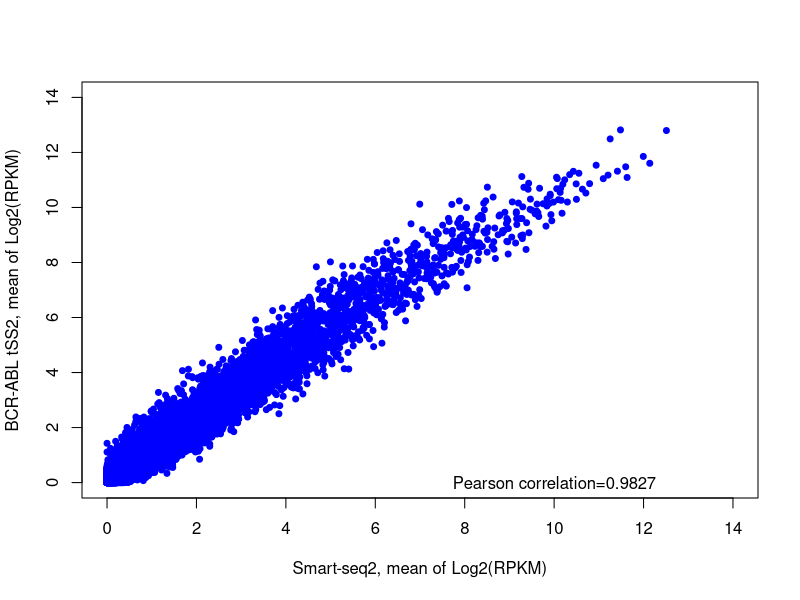

Write the R code that produced this figure.
#############################################################
#Author: Supat Thongjuea, MRC Molecular Haematology Unit, Weatherall Institute of Molecular Medicine, University of Oxford, UK 
#Contact email : supat.thongjuea@ndcls.ox.ac.uk or supat.thongjuea@gmail.com
#Maintainer: Supat Thongjuea and Alice Giustacchini
#Title: Single-cell Transcriptomics Uncovers Distinct and Clinically Predictive Molecular Signatures of Stem Cells in Chronic Myeloid Leukemia
#Journal : Nature Medicine
#Year : 2017
#############################################################
#This R script is used to generate Fig1c.
#############################################################
my.dat<-read.table("Fig1c.data.txt",header=T)

x<-my.dat$meanA
y<-my.dat$meanB

col="blue"

cor.txt<-cor(x,y)
cor.txt<-format(cor.txt,digit=4)

pdf(file="Fig1c.pdf", width=6, height=6, onefile=T, bg="transparent",fonts = NULL,useDingbats=FALSE)

plot(x,y,xlab="Smart-seq2, mean of Log2(RPKM)",ylab="BCR-ABL tSS2, mean of Log2(RPKM)",xlim=c(0,14),ylim=c(0,14),
		pch = 19,
		main="",col = col,cex=0.8)

text(10,0,paste("Pearson correlation=",cor.txt,sep=""))

dev.off()